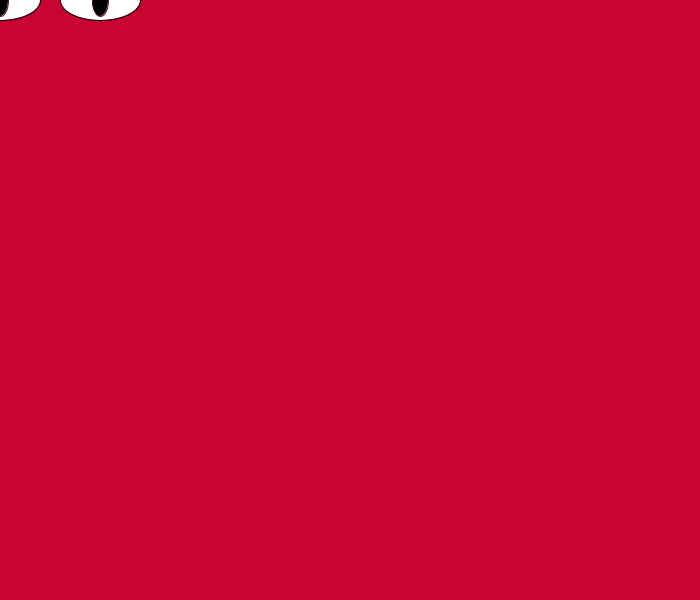
Frame 1 (no input)
Frame 60 (the mouse pressed at the canvas centre just before this capture): identical to frame 1, image omitted
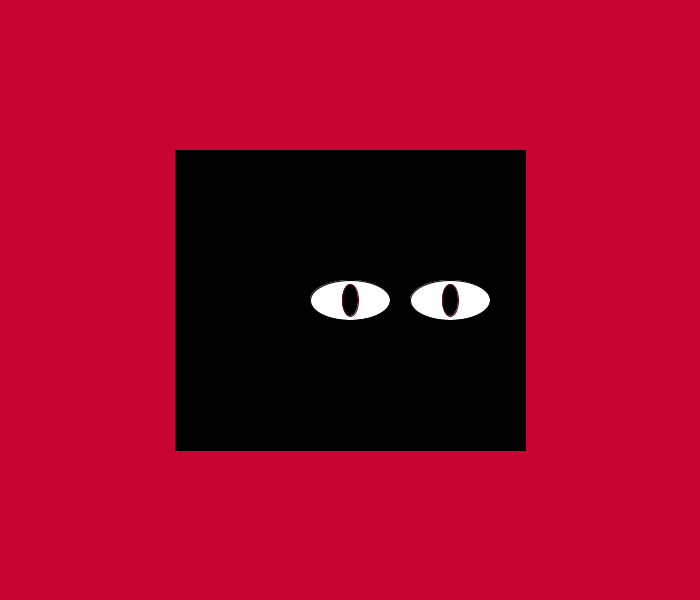
Frame 120 (the mouse held since frame 60 and released just before this capture)

The Processing sketch that drew these frames (run headless with seeded random() and noise(); from frame 60 on, the mouse is pressed at the canvas centre):

// Processing sketch: processing_23208
// ── processing_23208.pde


void setup(){
  size(700,600);
}

void draw(){
  background(200,4,50);
  smooth();

  // body
  stroke(0);
  fill(0);
  rectMode(CENTER);
  rect(pmouseX,pmouseY,mouseX,mouseY);

  // left eye
  stroke(0);
  fill(255);
  ellipse(mouseX,mouseY,80,40);
  ellipse(mouseX +100,mouseY +0,80,40);
  
  // right eye
  stroke(100,4,50);
  fill(0);
  ellipse(mouseX,mouseY,16,32);
  ellipse(mouseX + 100,mouseY +0,16,32);
  
}
